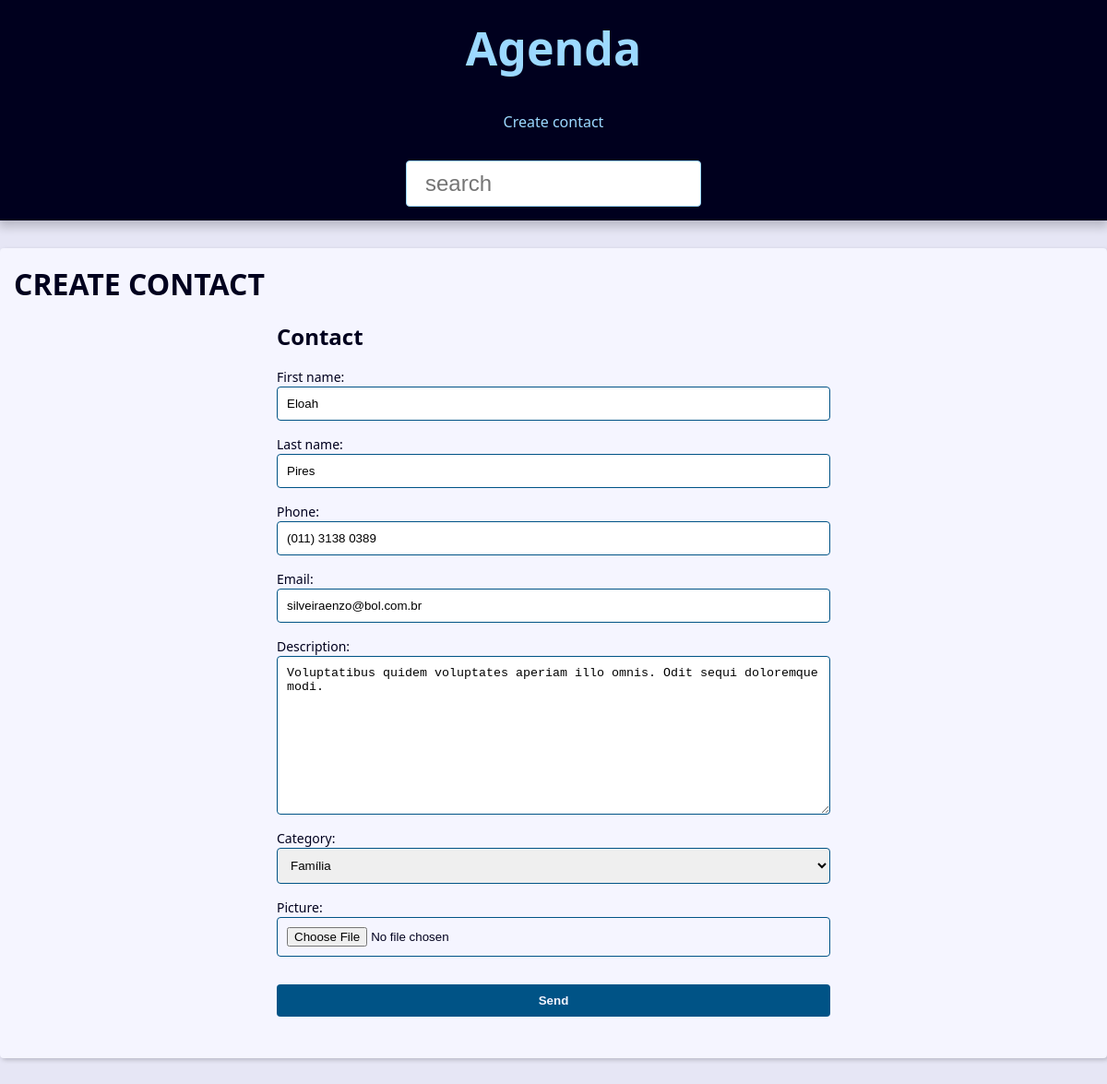
Page /contact/1001/update/ on the committed database.
### contact/models.py (models this page shows, shortened)
class Contact(models.Model):
    first_name = models.CharField(max_length=50)
    last_name = models.CharField(max_length=50,blank=True)
    phone = models.CharField(max_length=50)
    email = models.EmailField(max_length=254,blank=True)
    created_date = models.DateTimeField(default=timezone.now)
    description = models.TextField(blank=True)
    show = models.BooleanField(default=True)
    picture = models.ImageField(blank=True,upload_to='pictures/%Y/%m/')
    category = models.ForeignKey(Category,on_delete=models.SET_NULL,blank=True,null=True)
    owner = models.ForeignKey(User(),on_delete=models.SET_NULL,blank=True,null=True)

### contact/views/contact_forms.py (the view, shortened to what this page needs)
# urls.py: path('contact/<int:contact_id>/update/', views.update, name='update'),
def update(request,contact_id):
    contact = get_object_or_404(Contact,pk=contact_id,show=True)
    form_action = reverse('contact:update',args=(contact_id,))
    context = {
                'title':'Create contact',
                'form': ContactForm(instance=contact),
                'form_action': form_action,
            }
    return render(
            request,
            'contact/create.html',
            context
            )

### contact/forms.py (shortened to what this page needs)
class ContactForm(forms.ModelForm):
    picture = forms.ImageField(widget=forms.FileInput(attrs={'accept':'/*',}))
    class Meta:
        model = models.Contact
        fields = ('first_name', 'last_name', 'phone', 'email', 'description', 'category','picture')

### contact/models.py (called while the page is built)
    def __str__(self) -> str:
        return self.name

### contact/templates/contact/create.html (shortened to what this page needs)
{% extends 'global/base.html' %}
{% block content %}
  <h1>CREATE CONTACT</h1>
  <div class="form-wrapper">
    <h2>Contact</h2>
    <form
      action="{{from_action}}"
      method="POST"
      enctype="multipart/form-data"
    >
      <div class="form-content">
        {% for field in form %}
          <div class="form-group">
            <label for="{{field.id_for_label}}">{{field.label}}:</label>
            {{field}}
          </div>
        {% endfor %}
      </div>
      <div class="form-content">
        <div class="form-group">
          <button class="btn" type="submit">Send</button>
        </div>
      </div>
    </form>
  </div>
{% endblock content %}

### base_static/global/css/style.css (style rules this page uses)
:root { --spacing: 1.5rem; --link-dark-color: rgb(0, 83, 134); --link-light-color: rgb(156, 217, 255); --clr-white: rgb(245, 245, 255); --clr-black: rgb(0, 0, 30); --clr-light-gray: rgb(230, 230, 245); --clr-dark-shadow-5: rgba(0, 0, 10, 5%); --clr-dark-shadow-10: rgba(0, 0, 10, 10%); --clr-dark-shadow-20: rgba(0, 0, 10, 20%); --clr-light-shadow-5: rgba(200, 200, 255, 5%); --clr-light-shadow-10: rgba(200, 200, 255, 10%); --clr-light-shadow-20: rgba(200, 200, 255, 20%); --main-page-width: 120rem; --table-min-width: 60rem; --biggest-font-size: 5rem; --bigger-font-size: 4rem; --big-font-size: 3.2rem; --medium-font-size: 2.4rem; --small-font-size: 1.6rem; --smaller-font-size: 1.4rem; --smallest-font-size: 1.2rem; --transition-fast: 300ms; --transition-medium: 600ms; --transition-slow: 1s; --default-border-radius: 4px; }
*, *::before, *::after { margin: 0; padding: 0; box-sizing: border-box; }
html { font-size: 62.5%; }
body { font-family: system-ui, -apple-system, BlinkMacSystemFont, 'Segoe UI', Roboto, Oxygen, Ubuntu, Cantarell, 'Open Sans', 'Helvetica Neue', sans-serif; line-height: 1.5; font-size: var(--small-font-size); color: var(--clr-black); -webkit-font-smoothing: antialiased; background: var(--clr-light-gray); }
.form-wrapper { max-width: 60rem; margin: var(--spacing) auto; }
.form-content { margin: var(--spacing) 0; }
.form-group { display: flex; flex-direction: column; padding-bottom: var(--spacing); }
.form-group input, .form-group textarea, .form-group select { padding: 1rem; border-radius: var(--default-border-radius); border: 1px solid var(--link-dark-color); }
.form-group label { font-size: var(--smaller-font-size); }
.btn { background-color: var(--link-dark-color); color: var(--clr-white); font-weight: bold; border: none; padding: 1rem 2rem; border-radius: var(--default-border-radius); cursor: pointer; transition: filter var(--transition-fast) ease-in-out; }

### rows in the picture
Contact: form "Eloah" "Pires" "(011) 3138 0389" "silveiraenzo@bol.com.br" "Voluptatibus quidem voluptates aperiam illo omnis. Odit sequi doloremque modi." "Família"

### other values in the picture
{{ field.label }} "First name" "Last name" "Phone" "Email" "Description" "Category" "Picture"
